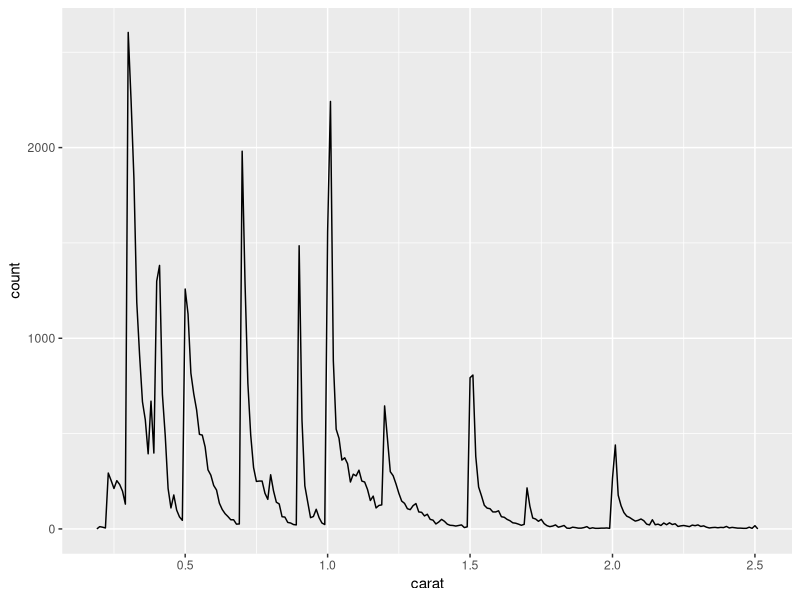
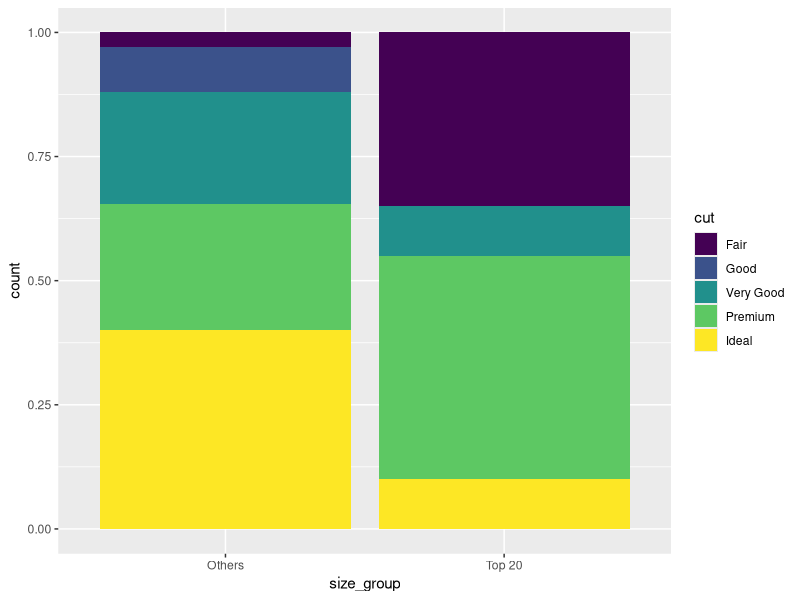
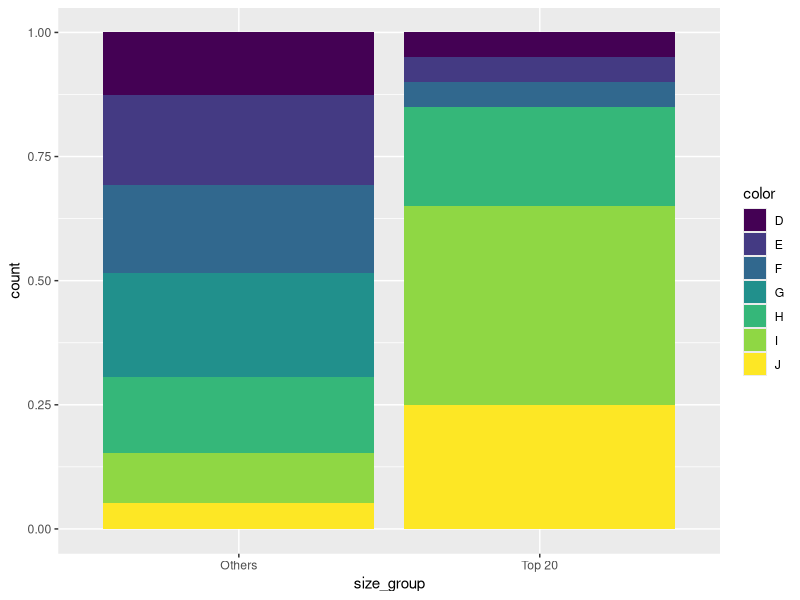
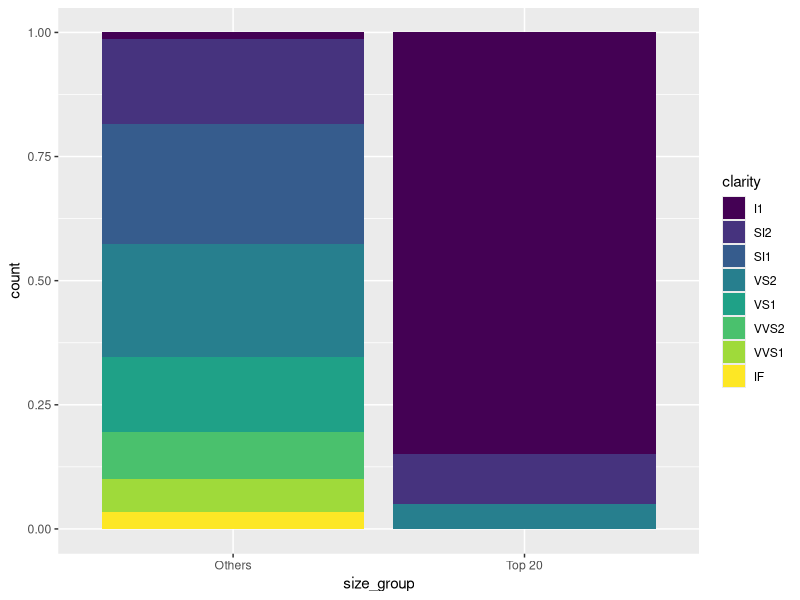

These charts were generated, in order, by the following R code:
## ---- chunk 1
library(ggplot2)
library(tidyverse)
smaller <- diamonds %>% 
  filter(carat <= 2.5)

comma <- function(x) format(x, digits = 2, big.mark = ",")
## ---- chunk 2
smaller %>% 
  ggplot(aes(carat)) + 
  geom_freqpoly(binwidth = 0.01)
## ---- chunk 3

largest_20 <- diamonds %>% 
  mutate(rank=row_number(desc(carat))) %>% 
  mutate(size_group = if_else(rank <= 20, "Top 20", "Others")) %>% 
  arrange(rank)
## ---- chunk 4
largest_20 %>% 
  ggplot() +
    geom_bar(aes(x = size_group, fill = cut),
             position = "fill")

## ---- chunk 5
largest_20 %>% 
  ggplot() +
    geom_bar(aes(x = size_group, fill = color),
             position = "fill")

## ---- chunk 6
largest_20 %>% 
  ggplot() +
    geom_bar(aes(x = size_group, fill = clarity),
             position = "fill")

## ---- chunk 7
knitr::kable(
  largest_20 %>% 
    filter(rank <= 20) %>% 
    select(carat:clarity, price, rank),
  caption = "Characteristics from the largest 20 diamonds"
)

